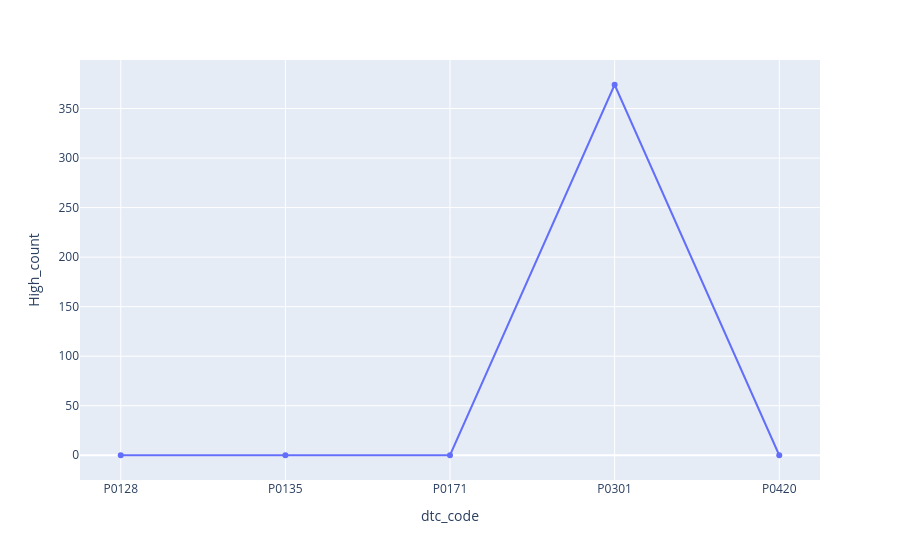
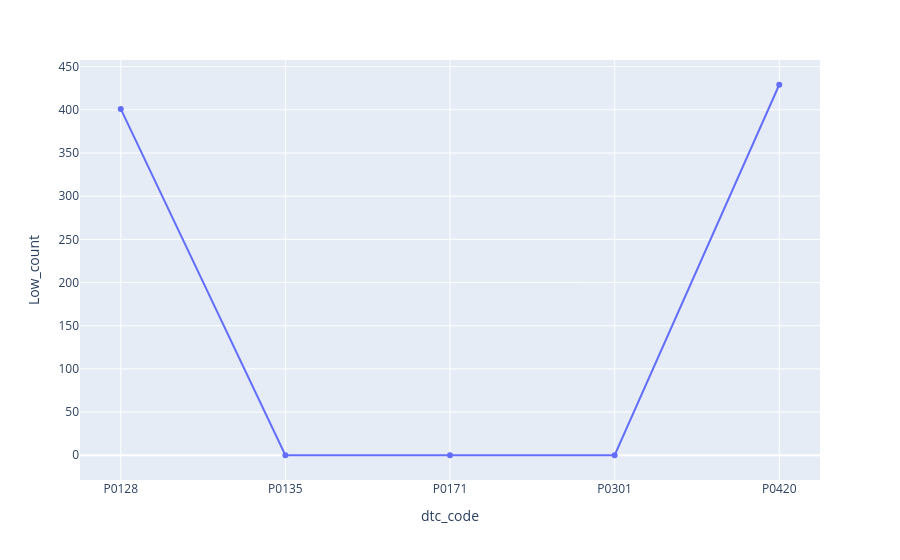

Notebook cell for these charts, in order:
### Code cell
for col in result.columns:
    display(px.line(data_frame=result[col],x=result.index,y=result[col],markers=True))

### Figure 1 — Plotly figure (JSON) as saved in the notebook; plotly's stock layout.template omitted (floating-point values rounded to 4 significant figures)
{"data": [{"hovertemplate": "dtc_code=%{x}<br>High_count=%{y}<extra></extra>", "legendgroup": "", "line": {"color": "#636efa", "dash": "solid"}, "marker": {"symbol": "circle"}, "mode": "lines+markers", "name": "", "orientation": "v", "showlegend": false, "type": "scatter", "x": ["P0128", "P0135", "P0171", "P0301", "P0420"], "xaxis": "x", "y": [0, 0, 0, 374, 0], "yaxis": "y"}], "layout": {"legend": {"tracegroupgap": 0}, "margin": {"t": 60}, "xaxis": {"anchor": "y", "domain": [0, 1], "title": {"text": "dtc_code"}}, "yaxis": {"anchor": "x", "domain": [0, 1], "title": {"text": "High_count"}}}}

### Figure 2 — Plotly figure (JSON) as saved in the notebook; plotly's stock layout.template omitted (floating-point values rounded to 4 significant figures)
{"data": [{"hovertemplate": "dtc_code=%{x}<br>Low_count=%{y}<extra></extra>", "legendgroup": "", "line": {"color": "#636efa", "dash": "solid"}, "marker": {"symbol": "circle"}, "mode": "lines+markers", "name": "", "orientation": "v", "showlegend": false, "type": "scatter", "x": ["P0128", "P0135", "P0171", "P0301", "P0420"], "xaxis": "x", "y": [401, 0, 0, 0, 429], "yaxis": "y"}], "layout": {"legend": {"tracegroupgap": 0}, "margin": {"t": 60}, "xaxis": {"anchor": "y", "domain": [0, 1], "title": {"text": "dtc_code"}}, "yaxis": {"anchor": "x", "domain": [0, 1], "title": {"text": "Low_count"}}}}
